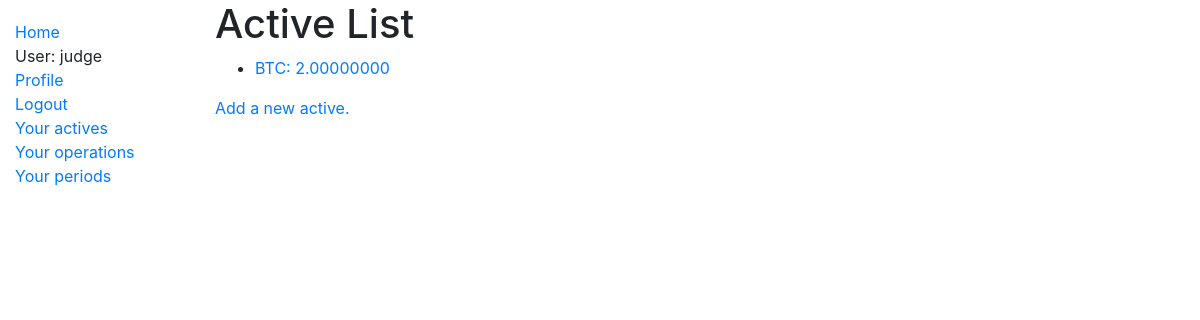
/actives/ (signed in), run on an earlier commit of the app's database.
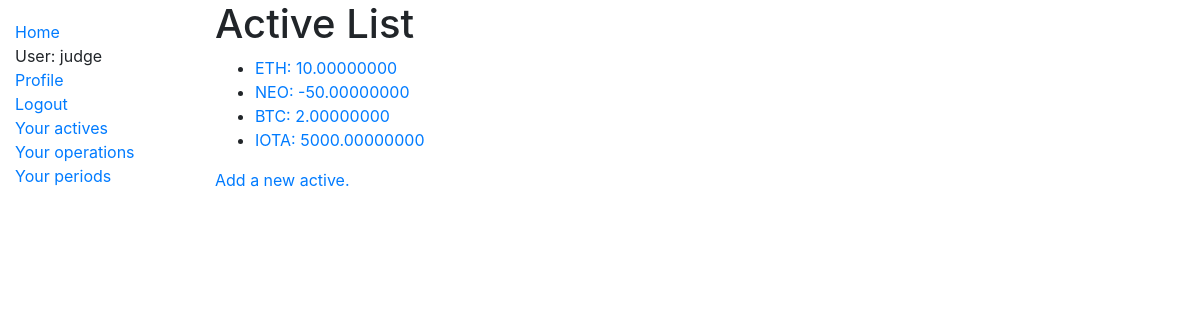
And on a later commit of the database.
### trader_journal/models.py (models this page shows, shortened)
class Active(models.Model):
    user_id = models.ForeignKey(User, on_delete=models.CASCADE)
    currency = models.CharField(max_length=5)
    amount = models.DecimalField(max_digits=16,decimal_places=8)
    is_initial = models.BooleanField(default=False)
    def get_absolute_url(self):
        return reverse("trader_journal:active_detail", kwargs={"pk": self.pk})
    def __str__(self):
        return str(self.currency)+': '+str(self.amount)

### trader_journal/views.py (the view)
# urls.py: path('actives/',views.ActiveListView.as_view(),name='actives'),
class ActiveListView(generic.ListView):
    model = models.Active
    def get_queryset(self):
        if self.request.user.is_anonymous:
            raise Http404
        else:
            return self.request.user.active_set.all()

### trader_journal/templates/trader_journal/active_list.html
{% extends "base_generic.html" %}
{% block content %}
  <h1>Active List</h1>
  {% if active_list %}
  <ul>
    {% for active in active_list %}
      <li>
        <a href="{{ active.get_absolute_url }}">{{ active}}</a>
      </li>
    {% endfor %}
  </ul>
  {% else %}
    <p>You haven't added any actives as of yet.</p>
  {% endif %}
  <a href='{% url 'trader_journal:active_create'%}'><p>Add a new active.</p></a>
{% endblock %}

### trader_journal/templates/base_generic.html (shortened to what this page needs)
<!DOCTYPE html>
<html lang="en">
<head>
  <link rel="stylesheet" href="https://stackpath.bootstrapcdn.com/bootstrap/4.4.1/css/bootstrap.min.css">
  {% load static %}
  <link rel="stylesheet" href="{% static 'css/styles.css' %}">
</head>
<body>
  <div class="container-fluid">
    <div class="row">
      <div class="col-sm-2">
      {% block sidebar %}
        <ul class="sidebar-nav">
          <li><a href="{% url 'trader_journal:index' %}">Home</a></li>
          {% if user.is_authenticated %}
          <li>User: {{ user.get_username }}</li>
          <li><a href="{% url 'trader_journal:profile' %}?next={{request.path}}">Profile</a></li>
          <li><a href="{% url 'trader_journal:logout' %}?next={{request.path}}">Logout</a></li>
          <li><a href="{% url 'trader_journal:actives' %}">Your actives</a></li>
          <li><a href="{% url 'trader_journal:operations' %}">Your operations</a></li>
          <li><a href="{% url 'trader_journal:periods' %}">Your periods</a></li>
          {% else %}
          <li><a href="{% url 'trader_journal:login' %}?next={{request.path}}">Login</a></li>
          <li><a href="{% url 'trader_journal:register' %}?next={{request.path}}">Register</a></li>
          {% endif %}
        </ul>
     {% endblock %}
      </div>
      <div class="col-sm-10 ">{% block content %}{% endblock %}</div>
    </div>
  </div>
</body>
</html>

### trader_journal/static/css/styles.css (style rules this page uses)
.sidebar-nav { margin-top: 20px; padding: 0; list-style: none; }

What changed in the data, as far as the page shows it:
added Active: currency+amount "ETH: 10.00000000"
added Active: currency+amount "NEO: -50.00000000"
added Active: currency+amount "IOTA: 5000.00000000"
